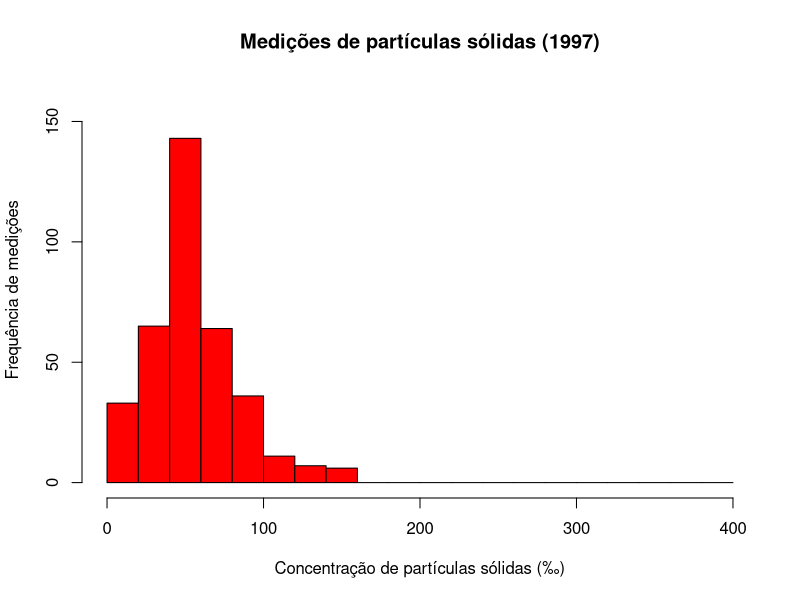
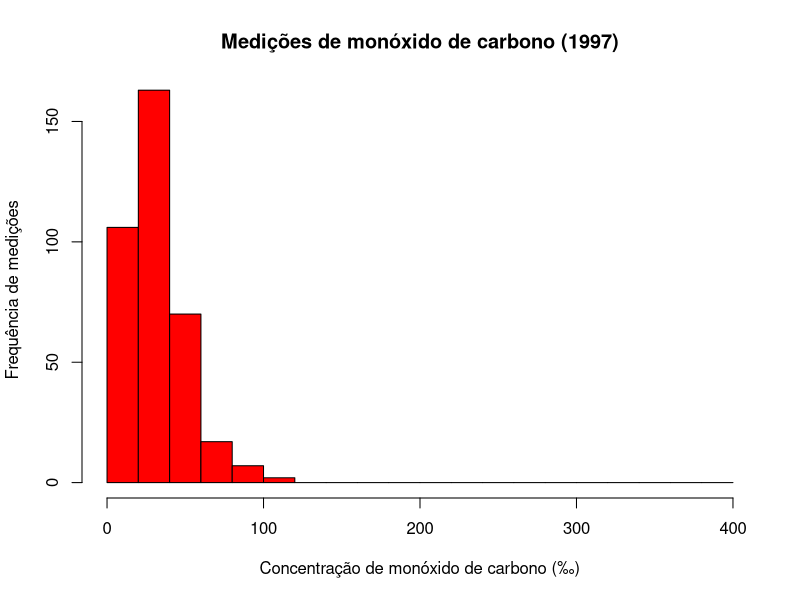
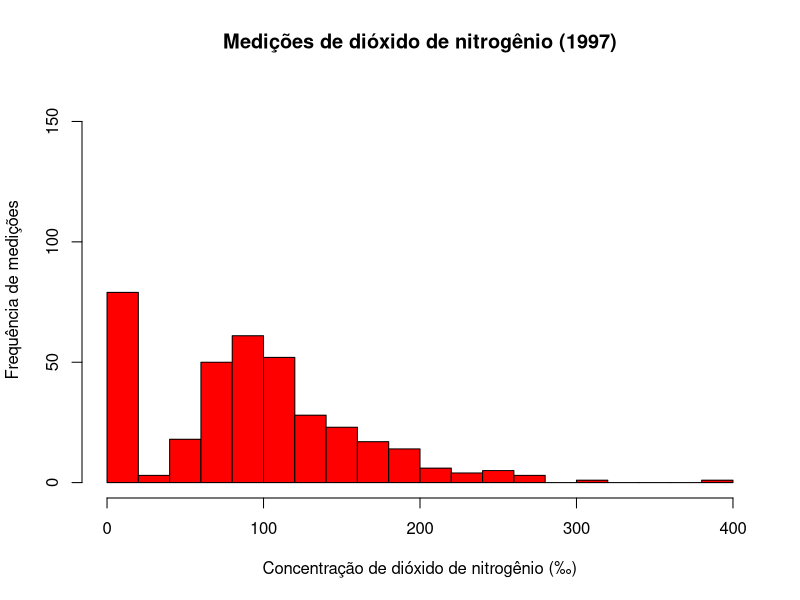
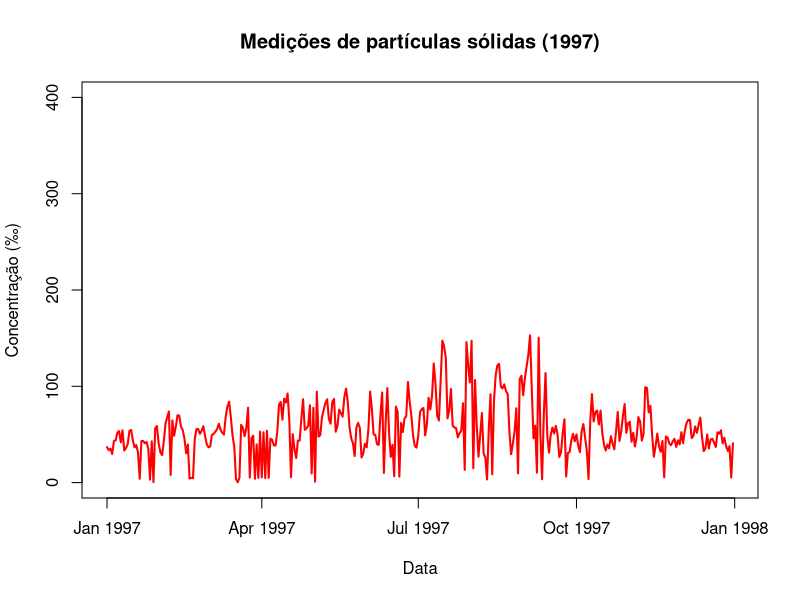
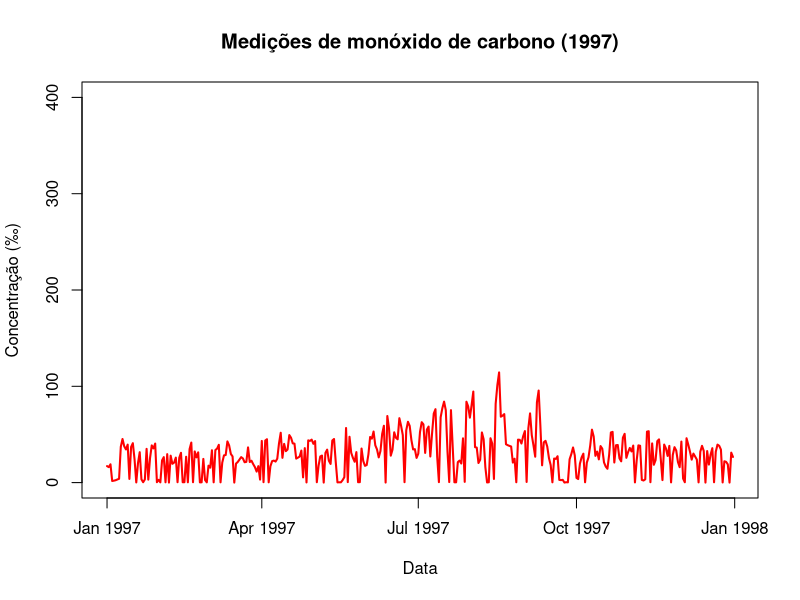
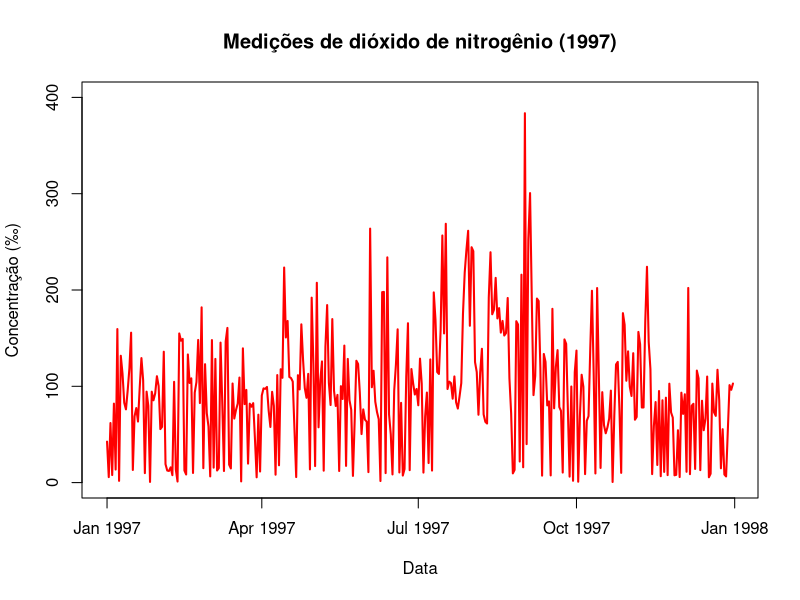
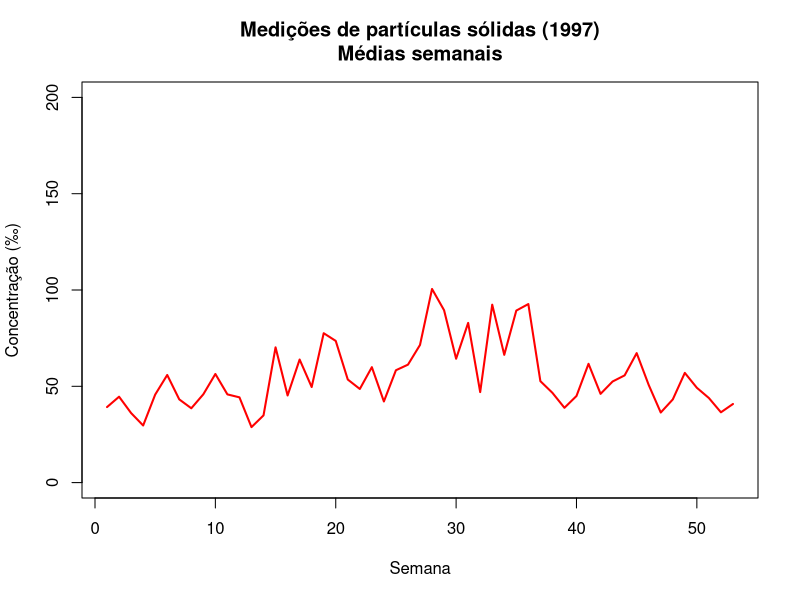
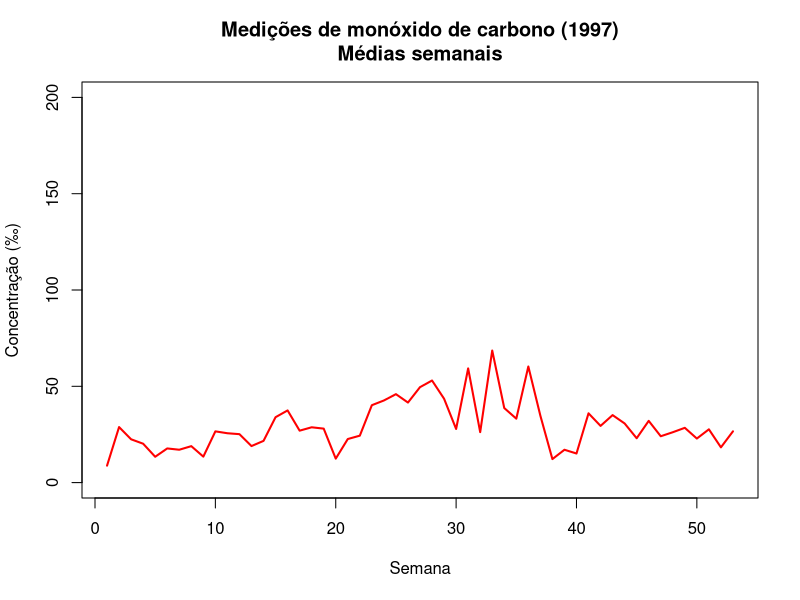

The R script that drew these images, in order:
# carrega o banco de dados
library(readr)
poluicao <- read_csv("poluicao.csv", 
                    col_types = cols(DATA = col_date(format = "%d/%m/%Y")))

# define as quebras de intervalos de classe
quebras <- seq(0, 400, by=20)

# histograma para PM10
hist(poluicao$PM10/1000, main="Medições de partículas sólidas (1997)",
     xlab="Concentração de partículas sólidas (‰)", 
     ylab = "Frequência de medições", 
     breaks = quebras, col = "red", 
     xlim = c(0, 400), ylim=c(0,160))
dev.copy(png, "Graficos/hist1.png")
dev.off() 

# histograma para CO
hist(poluicao$co/1000, main="Medições de monóxido de carbono (1997)",
     xlab="Concentração de monóxido de carbono (‰)", 
     ylab = "Frequência de medições", 
     breaks = quebras, col = "red", 
     xlim=c(0,400), ylim=c(0,160))
dev.copy(png, "Graficos/hist2.png")
dev.off() 

# histograma para NO2
hist(poluicao$no2/1000, main="Medições de dióxido de nitrogênio (1997)",
     xlab="Concentração de dióxido de nitrogênio (‰)", 
     ylab = "Frequência de medições", 
     breaks = quebras, col = "red", 
     xlim=c(0,400), ylim=c(0,160))
dev.copy(png, "Graficos/hist3.png")
dev.off() 

# gera uma tabela de frequencia para PM10, CO e NO2
# ( adaptado de https://stackoverflow.com/questions/27839432 )
intervalos <- paste(head(quebras,-1), quebras[-1], sep=" - ")
freq_PM10 <- hist(poluicao$PM10/1000, breaks=quebras, include.lowest=TRUE, plot=FALSE)
freq_CO <- hist(poluicao$co/1000, breaks=quebras, include.lowest=TRUE, plot=FALSE)
freq_NO2 <- hist(poluicao$no2/1000, breaks=quebras, include.lowest=TRUE, plot=FALSE)
tabela1 <- data.frame(Observacoes = intervalos, 'PM10x10^(-3)' = freq_PM10$counts, 
                'COx10^(-3)' = freq_CO$counts, 'NO2x10^(-3)' = freq_NO2$counts)
write.csv(tabela1, "tabela1.csv")

# gera serie temporal das observacoes de PM10
plot(poluicao$DATA, poluicao$PM10/1000, type = "l",
     main="Medições de partículas sólidas (1997)",
     xlab = "Data", ylab = "Concentração (‰)", 
     ylim=c(0,400), col = "red", lwd = 2)
dev.copy(png, "Graficos/PM10.png")
dev.off() 

# gera serie temporal das observacoes de co
plot(poluicao$DATA, poluicao$co/1000, type = "l",
     main="Medições de monóxido de carbono (1997)",
     xlab = "Data", ylab = "Concentração (‰)", 
     ylim=c(0,400), col = "red", lwd = 2)
dev.copy(png, "Graficos/CO.png")
dev.off() 

# gera serie temporal das observacoes de no2
plot(poluicao$DATA, poluicao$no2/1000, type = "l",
     main="Medições de dióxido de nitrogênio (1997)",
     xlab = "Data", ylab = "Concentração (‰)", 
     ylim=c(0,400), col = "red", lwd = 2)
dev.copy(png, "Graficos/NO2.png")
dev.off() 

# cria colunas de semana e mes
library(lubridate)
poluicao$semana <- week(poluicao$DATA)
poluicao$mes <- month(poluicao$DATA)

# agrupa as observacoes por medias semanais
library(dplyr)
poluicao_semana <- group_by(poluicao, semana)
poluicao_semana <- summarize(poluicao_semana, PM10 = mean(PM10),
                        co = mean(co), no2 = mean(no2))

# agrupa as observacoes por medias mensais
poluicao_mes <- group_by(poluicao, mes)
poluicao_mes <- summarize(poluicao_mes, PM10 = mean(PM10),
                             co = mean(co), no2 = mean(no2))

# gera serie temporal das medias semanais de PM10
plot(poluicao_semana$semana, poluicao_semana$PM10/1000, type = "l",
     main="Medições de partículas sólidas (1997)\nMédias semanais",
     xlab = "Semana", ylab = "Concentração (‰)", 
     ylim=c(0,200), col = "red", lwd = 2)
dev.copy(png, "Graficos/PM10_semana.png")
dev.off() 

# gera serie temporal das medias semanais de co
plot(poluicao_semana$semana, poluicao_semana$co/1000, type = "l",
     main="Medições de monóxido de carbono (1997)\nMédias semanais",
     xlab = "Semana", ylab = "Concentração (‰)", 
     ylim=c(0,200), col = "red", lwd = 2)
dev.copy(png, "Graficos/CO_semana.png")
dev.off() 

# gera serie temporal das medias semanais de co
plot(poluicao_semana$semana, poluicao_semana$no2/1000, type = "l",
     main="Medições de dióxido de nitrogênio (1997)\nMédias semanais",
     xlab = "Semana", ylab = "Concentração (‰)", 
     ylim=c(0,200), col = "red", lwd = 2)
dev.copy(png, "Graficos/NO2_semana.png")
dev.off() 

# gera serie temporal das medias mensais de PM10
plot(poluicao_mes$mes, poluicao_mes$PM10/1000, type = "l",
     main="Medições de partículas sólidas (1997)\nMédias mensais",
     xlab = "Mês", ylab = "Concentração (‰)", 
     ylim=c(0,140), col = "red", lwd = 2)
dev.copy(png, "Graficos/PM10_mes.png")
dev.off() 

# gera serie temporal das medias mensais de co
plot(poluicao_mes$mes, poluicao_mes$co/1000, type = "l",
     main="Medições de monóxido de carbono (1997)\nMédias mensais",
     xlab = "Mês", ylab = "Concentração (‰)", 
     ylim=c(0,140), col = "red", lwd = 2)
dev.copy(png, "Graficos/CO_mes.png")
dev.off() 

# gera serie temporal das medias mensais de co
plot(poluicao_mes$mes, poluicao_mes$no2/1000, type = "l",
     main="Medições de dióxido de nitrogênio (1997)\nMédias mensais",
     xlab = "Mês", ylab = "Concentração (‰)", 
     ylim=c(0,140), col = "red", lwd = 2)
dev.copy(png, "Graficos/NO2_mes.png")
dev.off() 

# gera serie temporal das medias semanais de PM10, co e no2 no mesmo grafico
plot(poluicao_semana$semana, poluicao_semana$no2/1000, type = "n",
     main="Medições de poluentes (1997)\nMédias semanais",
     xlab = "Semana", ylab = "Concentração (‰)", 
     ylim=c(0,200))
lines(poluicao_semana$semana, poluicao_semana$PM10/1000, lwd=2, col = "red")
lines(poluicao_semana$semana, poluicao_semana$co/1000, lwd=2, col = "brown")
lines(poluicao_semana$semana, poluicao_semana$no2/1000, lwd=2, col = "purple")
legend(
    -0.5, 204, legend=c("Partículas sólidas", "Monóxido de carbono",
                       "Dióxido de nitrogênio"), 
    col=c("red", "brown", "purple"), lwd=2, cex = 0.9
)
dev.copy(png, "Graficos/poluentes_semana.png")
dev.off() 

# gera serie temporal das medias mensais de PM10, co e no2 no mesmo grafico
plot(poluicao_mes$mes, poluicao_mes$no2/1000, type = "n",
     main="Medições de poluentes (1997)\nMédias mensais",
     xlab = "Mês", ylab = "Concentração (‰)", 
     ylim=c(0,160))
lines(poluicao_mes$mes, poluicao_mes$PM10/1000, lwd=2, col = "red")
lines(poluicao_mes$mes, poluicao_mes$co/1000, lwd=2, col = "brown")
lines(poluicao_mes$mes, poluicao_mes$no2/1000, lwd=2, col = "purple")
legend(
    0.65, 164, legend=c("Partículas sólidas", "Monóxido de carbono",
                        "Dióxido de nitrogênio"), 
    col=c("red", "brown", "purple"), lwd=2, cex = 0.9
)
dev.copy(png, "Graficos/poluentes_mes.png")
dev.off() 
